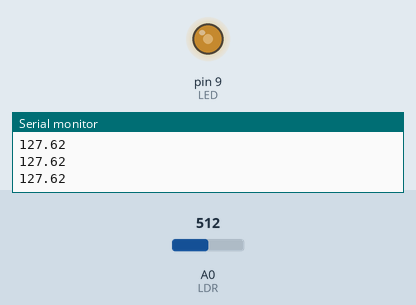
Recording of a sketch running on a simulated Arduino Uno, built with avr-gcc and run on an emulated ATmega328P. Shown: output pins drawn as LEDs (lit = HIGH), the last lines printed to the serial monitor. The inputs (shaded band) are chosen by the test bench; at power-on: A0 (LDR) = 512.

Above: at 1.2 s.
1.3 s: A0 (LDR) set to 716
At 2.2 s:
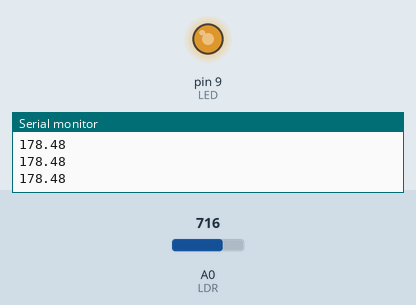
2.8 s: A0 (LDR) set to 900
At 3.7 s:
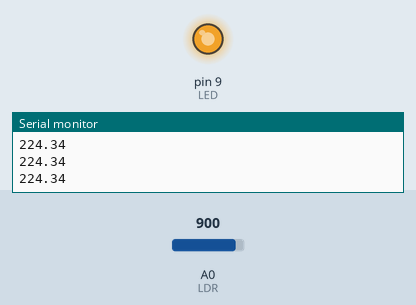
4.3 s: A0 (LDR) set to 122
At 5.1 s:
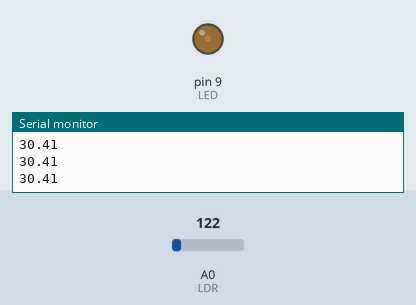
5.8 s: A0 (LDR) set to 0
At 6.6 s:
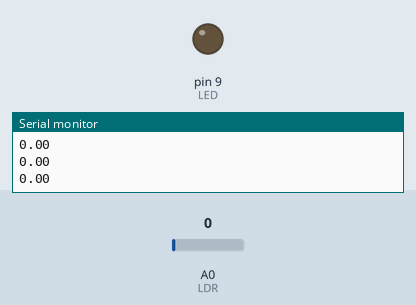
7.3 s: A0 (LDR) set to 511
At 8.0 s:
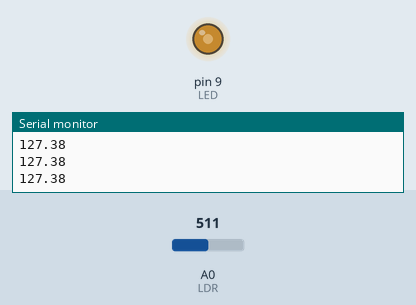
Timing chart, 0 to 9.8 s (numbered marks = the images above; inputs shaded):
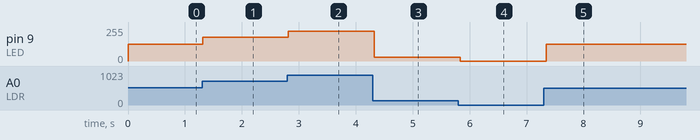

Measured:
- after the input at 1.3 s, pin 9 (LED): 127/255 → 178/255 at once
- after the input at 2.8 s, pin 9 (LED): 178/255 → 224/255 at once
- after the input at 4.3 s, pin 9 (LED): 224/255 → 30/255 at once
- after the input at 5.8 s, pin 9 (LED): 30/255 → 0/255 at once
- after the input at 7.3 s, pin 9 (LED): 0/255 → 127/255 at once

The sketch:

Q3_code.ino
```cpp
#define LDR A0
const int LED = 9;
float value = 0;
void setup()
{
  pinMode(LDR, INPUT);
  pinMode(LED , OUTPUT);
  digitalWrite(LED, LOW);
  Serial.begin(9600);
}

float fMap(float x, float in_min, float in_max, float out_min, float out_max) {
  return (x - in_min) * (out_max - out_min) / (in_max - in_min) + out_min;
}

void loop()
{
  value = analogRead(LDR);

  value = fMap(float(value), 0, 1023, 0, 255);
  Serial.println(value);

  analogWrite(LED, value);
  // if (value < 1.2){
  //   analogWrite(LED, value);
  // }
  // else{
  //   analogWrite(LED, value);
  // }
  delay(100);
}
```
